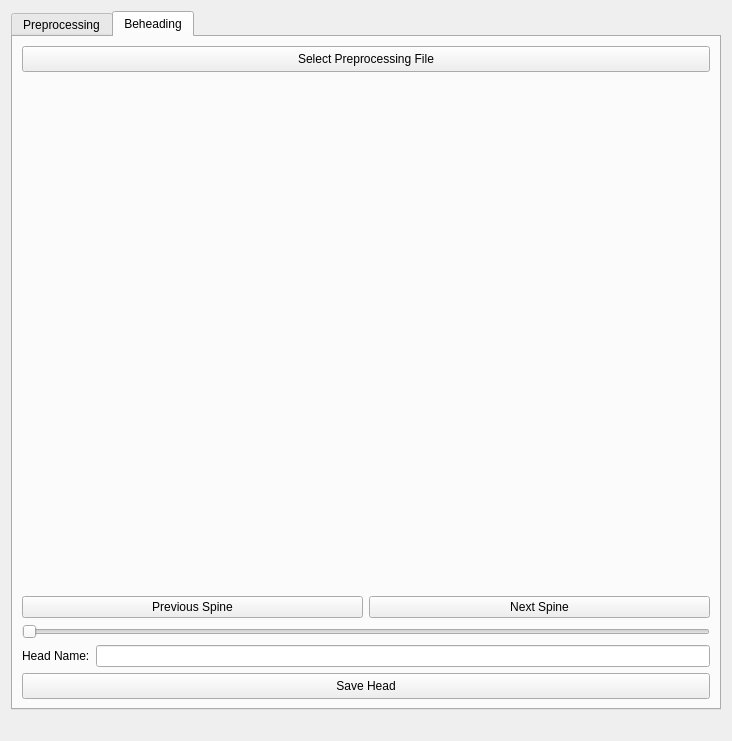
<?xml version="1.0" encoding="UTF-8"?>
<ui version="4.0">
 <class>MainFormDsb</class>
 <widget class="QWidget" name="MainFormDsb">
  <property name="geometry">
   <rect>
    <x>0</x>
    <y>0</y>
    <width>732</width>
    <height>741</height>
   </rect>
  </property>
  <property name="sizePolicy">
   <sizepolicy hsizetype="Preferred" vsizetype="Preferred">
    <horstretch>0</horstretch>
    <verstretch>0</verstretch>
   </sizepolicy>
  </property>
  <property name="minimumSize">
   <size>
    <width>450</width>
    <height>450</height>
   </size>
  </property>
  <property name="windowTitle">
   <string>DSB</string>
  </property>
  <layout class="QVBoxLayout" name="verticalLayout">
   <item>
    <widget class="QTabWidget" name="tabWidget">
     <property name="tabShape">
      <enum>QTabWidget::Rounded</enum>
     </property>
     <property name="currentIndex">
      <number>1</number>
     </property>
     <property name="elideMode">
      <enum>Qt::ElideNone</enum>
     </property>
     <widget class="QWidget" name="preprocessing">
      <attribute name="title">
       <string>Preprocessing</string>
      </attribute>
      <layout class="QVBoxLayout" name="verticalLayout_2">
       <item>
        <layout class="QHBoxLayout" name="horizontalLayout_4" stretch=""/>
       </item>
       <item>
        <layout class="QHBoxLayout" name="horizontalLayout_5" stretch=""/>
       </item>
       <item>
        <layout class="QFormLayout" name="formLayout">
         <item row="0" column="0">
          <widget class="QLabel" name="label">
           <property name="text">
            <string>Dendrite + Spine ROI</string>
           </property>
          </widget>
         </item>
         <item row="0" column="1">
          <widget class="OrsObjectClassComboBox" name="ccb_dendrite_roi_chooser" native="true">
           <property name="minimumSize">
            <size>
             <width>0</width>
             <height>26</height>
            </size>
           </property>
           <property name="maximumSize">
            <size>
             <width>16777215</width>
             <height>20</height>
            </size>
           </property>
          </widget>
         </item>
         <item row="1" column="1">
          <widget class="OrsObjectClassComboBox" name="ccb_annotation_chooser" native="true">
           <property name="minimumSize">
            <size>
             <width>0</width>
             <height>26</height>
            </size>
           </property>
           <property name="maximumSize">
            <size>
             <width>16777215</width>
             <height>20</height>
            </size>
           </property>
          </widget>
         </item>
         <item row="2" column="1">
          <widget class="OrsObjectClassComboBox" name="ccb_multiroi_chooser" native="true">
           <property name="minimumSize">
            <size>
             <width>0</width>
             <height>26</height>
            </size>
           </property>
           <property name="maximumSize">
            <size>
             <width>16777215</width>
             <height>20</height>
            </size>
           </property>
          </widget>
         </item>
         <item row="3" column="0">
          <widget class="QPushButton" name="btn_preprocessing_output">
           <property name="sizePolicy">
            <sizepolicy hsizetype="Minimum" vsizetype="Fixed">
             <horstretch>0</horstretch>
             <verstretch>0</verstretch>
            </sizepolicy>
           </property>
           <property name="minimumSize">
            <size>
             <width>0</width>
             <height>26</height>
            </size>
           </property>
           <property name="text">
            <string>Choose Output File</string>
           </property>
          </widget>
         </item>
         <item row="3" column="1">
          <widget class="QLineEdit" name="line_preprocessing_output_path">
           <property name="minimumSize">
            <size>
             <width>0</width>
             <height>26</height>
            </size>
           </property>
          </widget>
         </item>
         <item row="1" column="0">
          <widget class="QCheckBox" name="chk_vis_annotations">
           <property name="text">
            <string>Annotations</string>
           </property>
          </widget>
         </item>
         <item row="2" column="0">
          <widget class="QCheckBox" name="chk_vis_multiroi">
           <property name="text">
            <string>Visualize MultiROI</string>
           </property>
          </widget>
         </item>
        </layout>
       </item>
       <item>
        <layout class="QHBoxLayout" name="horizontalLayout_2"/>
       </item>
       <item>
        <widget class="QPushButton" name="btn_preprocessing_run">
         <property name="minimumSize">
          <size>
           <width>0</width>
           <height>26</height>
          </size>
         </property>
         <property name="text">
          <string>Run</string>
         </property>
        </widget>
       </item>
       <item>
        <spacer name="verticalSpacer">
         <property name="orientation">
          <enum>Qt::Vertical</enum>
         </property>
         <property name="sizeHint" stdset="0">
          <size>
           <width>20</width>
           <height>40</height>
          </size>
         </property>
        </spacer>
       </item>
      </layout>
     </widget>
     <widget class="QWidget" name="beheading">
      <attribute name="title">
       <string>Beheading</string>
      </attribute>
      <layout class="QVBoxLayout" name="main_vertical_layout" stretch="0,1,0,0,0,0">
       <item>
        <widget class="QPushButton" name="btn_select_preprocessing_file">
         <property name="minimumSize">
          <size>
           <width>0</width>
           <height>26</height>
          </size>
         </property>
         <property name="text">
          <string>Select Preprocessing File</string>
         </property>
        </widget>
       </item>
       <item>
        <widget class="QtInteractor" name="vis_widget" native="true">
         <property name="minimumSize">
          <size>
           <width>0</width>
           <height>26</height>
          </size>
         </property>
        </widget>
       </item>
       <item>
        <layout class="QHBoxLayout" name="horizontalLayout_3">
         <item>
          <widget class="QPushButton" name="btn_prev_spine">
           <property name="text">
            <string>Previous Spine</string>
           </property>
          </widget>
         </item>
         <item>
          <widget class="QPushButton" name="btn_next_spine">
           <property name="text">
            <string>Next Spine</string>
           </property>
          </widget>
         </item>
        </layout>
       </item>
       <item>
        <widget class="QSlider" name="sldr_neck_point">
         <property name="orientation">
          <enum>Qt::Horizontal</enum>
         </property>
        </widget>
       </item>
       <item>
        <layout class="QFormLayout" name="formLayout_2">
         <item row="0" column="0">
          <widget class="QLabel" name="label_2">
           <property name="text">
            <string>Head Name:</string>
           </property>
          </widget>
         </item>
         <item row="0" column="1">
          <widget class="QLineEdit" name="line_head_name"/>
         </item>
        </layout>
       </item>
       <item>
        <layout class="QHBoxLayout" name="horizontalLayout">
         <item>
          <widget class="QPushButton" name="btn_save_head">
           <property name="minimumSize">
            <size>
             <width>0</width>
             <height>26</height>
            </size>
           </property>
           <property name="text">
            <string>Save Head</string>
           </property>
          </widget>
         </item>
        </layout>
       </item>
      </layout>
     </widget>
    </widget>
   </item>
   <item>
    <widget class="QLabel" name="lbl_status">
     <property name="text">
      <string/>
     </property>
    </widget>
   </item>
  </layout>
 </widget>
 <customwidgets>
  <customwidget>
   <class>QtInteractor</class>
   <extends>QWidget</extends>
   <header>pyvistaqt</header>
   <container>1</container>
  </customwidget>
  <customwidget>
   <class>OrsObjectClassComboBox</class>
   <extends>QWidget</extends>
   <header>ORSServiceClass.ORSWidget.orsobjectclasscombobox.orsobjectclasscombobox</header>
   <container>1</container>
  </customwidget>
 </customwidgets>
 <resources/>
 <connections/>
</ui>
